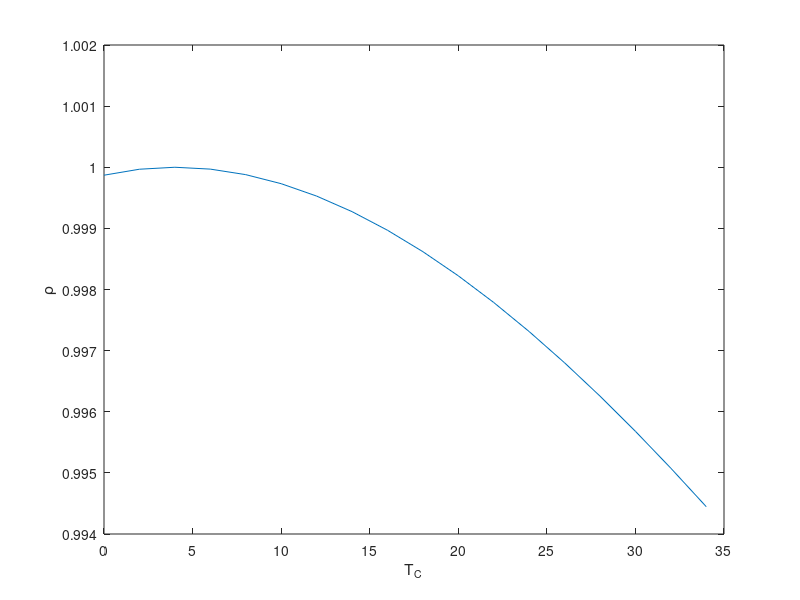

MATLAB code to generate this figure:
TF=32:3.6:93.2;
TC=5/9*(TF-32);
rho=5.5289e-8*TC.^3-8.5016e-6*TC.^2+6.5622e-5*TC+0.99987;
plot(TC,rho), xlabel('T_C'), ylabel('\rho')
